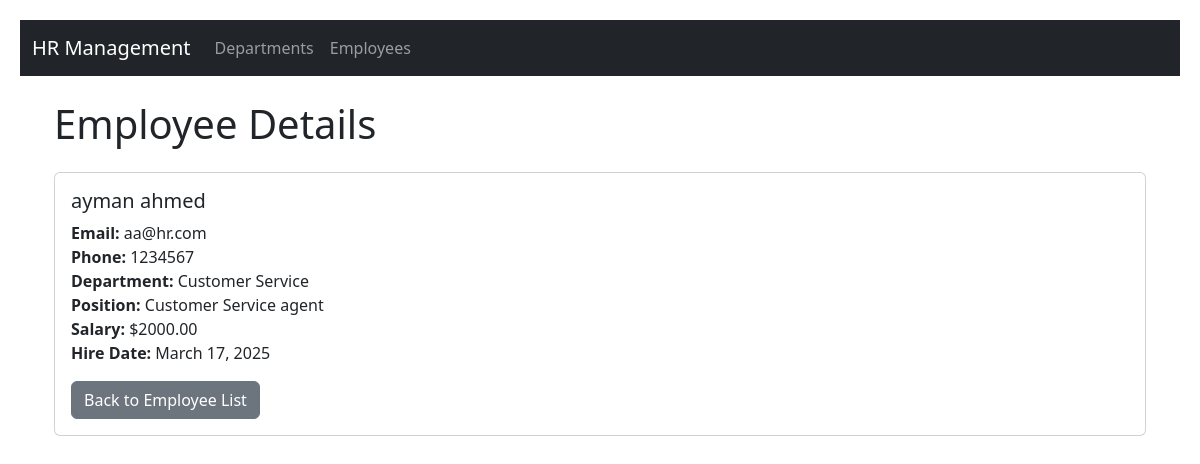
Before: /hr/employees/1/ with the older database file.
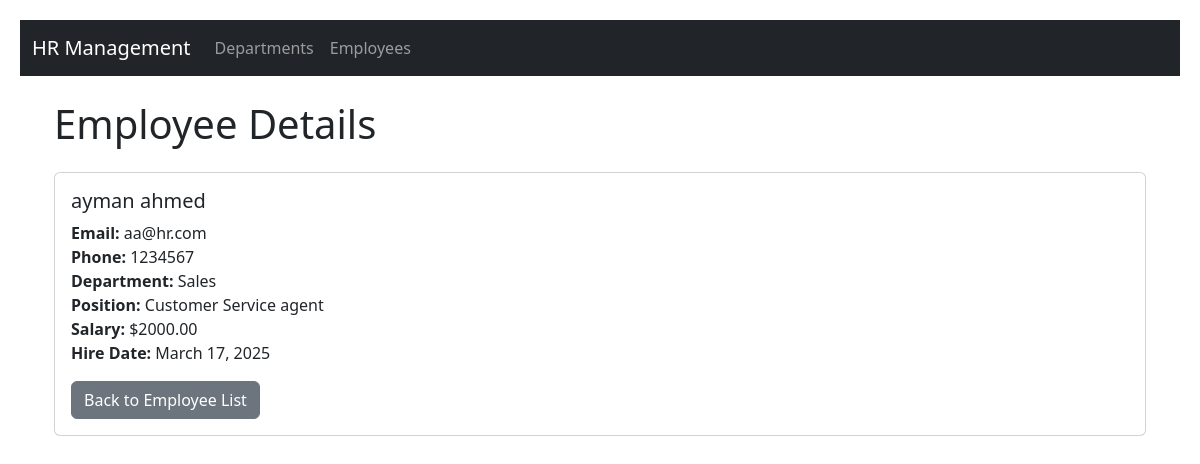
After: the same page with the newer database file.
### hr/models.py (models this page shows, shortened)
class Employee(models.Model):
    first_name = models.CharField(max_length=100)
    last_name = models.CharField(max_length=100)
    email = models.EmailField()
    phone_number = models.CharField(max_length=15)
    department = models.ForeignKey(Department, on_delete=models.CASCADE)
    position = models.CharField(max_length=100)
    salary = models.DecimalField(max_digits=10, decimal_places=2)
    hire_date = models.DateField()

class Department(models.Model):
    name = models.CharField(max_length=100)
    location = models.CharField(max_length=100)

### hr/views.py (the view)
# urls.py: path('employees/<int:pk>/', views.employee_detail, name='employee_detail'),
def employee_detail(request, pk):
    employee = get_object_or_404(Employee, pk=pk)
    return render(request, 'hr/employee_detail.html', {'employee': employee})

### hr/templates/hr/employee_detail.html
{% extends 'hr/base.html' %}
{% block content %}
<div class="container">
    <h1 class="my-4">Employee Details</h1>
    <div class="card">
        <div class="card-body">
            <h5 class="card-title">{{ employee.first_name }} {{ employee.last_name }}</h5>
            <p class="card-text">
                <strong>Email:</strong> {{ employee.email }}<br>
                <strong>Phone:</strong> {{ employee.phone_number }}<br>
                <strong>Department:</strong> {{ employee.department.name }}<br>
                <strong>Position:</strong> {{ employee.position }}<br>
                <strong>Salary:</strong> ${{ employee.salary }}<br>
                <strong>Hire Date:</strong> {{ employee.hire_date }}
            </p>
            <a href="{% url 'employee_list' %}" class="btn btn-secondary">Back to Employee List</a>
        </div>
    </div>
</div>
{% endblock %}

Changed rows visible on the page:
changed Employee "ayman": department.name "Customer Service" → "Sales"
